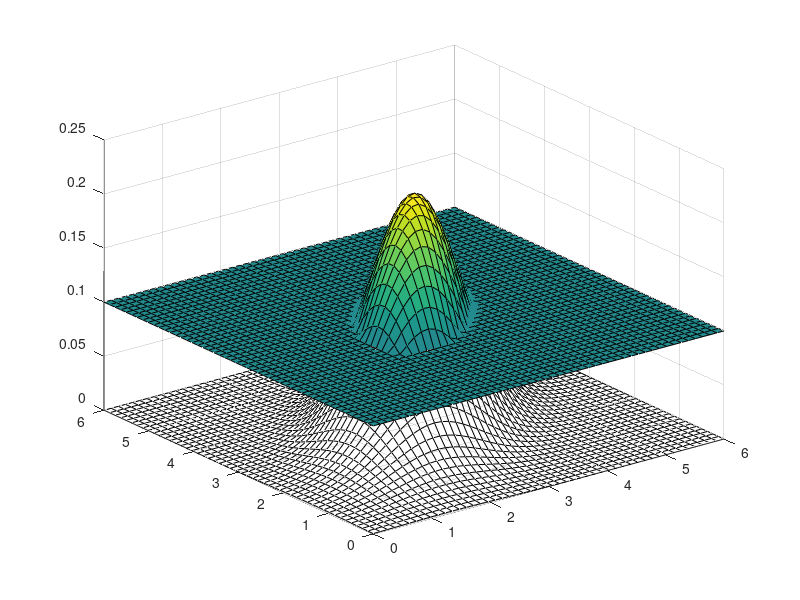

Reproduce this figure in MATLAB. (Note: this script raises an error after producing the figure.)
clear all
clc

N = 6.0;
pointsNum = 50;
threshold = 0.1;
sigma = [0.9 0.5; 0.5 0.9];
mu = [3 3];

x=linspace(0, N,pointsNum);
y=x;
[X,Y]=meshgrid(x,y);

meshPoint = [reshape(X,[],1) reshape(Y,[],1)];


for n =1:size(meshPoint,1)
    z(n)= (1/sqrt((2*pi)^2*det(sigma)))*exp((-1/2)*(meshPoint(n,:)-mu)*sigma^-1*(meshPoint(n,:)-mu)');
end

z = reshape(z,50,50);

%surf(X,Y, z,'FaceAlpha',0.1);

planeZ = zeros(pointsNum,pointsNum)+threshold;
zLower = z;
zLower(zLower>= threshold) = threshold;

s1 = surf(X,Y, zLower,'FaceAlpha',0);

hold on

zUpper = z;
zUpper(zUpper<= threshold) = threshold;
s2 = surf(X,Y, zUpper,'FaceAlpha',1,'FaceColor', 'flat');
c2 = s2.CData;
c2(z < threshold) = 0;
s2.CData = c2;
s2.EdgeColor = 'none';

hold on

zProject =  zeros(pointsNum,pointsNum);
s3 = surf(X,Y, zProject,'FaceColor', 'flat');
c3 = s3.CData;
c3(z >= threshold) = 1;
c3(z < threshold) = 0;
s3.CData = c3;

xLab = xlabel('S');
xLab.Position = [5 -0.5 -0.05];
yLab = ylabel('T');
yLab.Position = [-0.5 5 -0.08];
XX = yLab.Position;
zlabel('K')

%shading interp
%axis tight